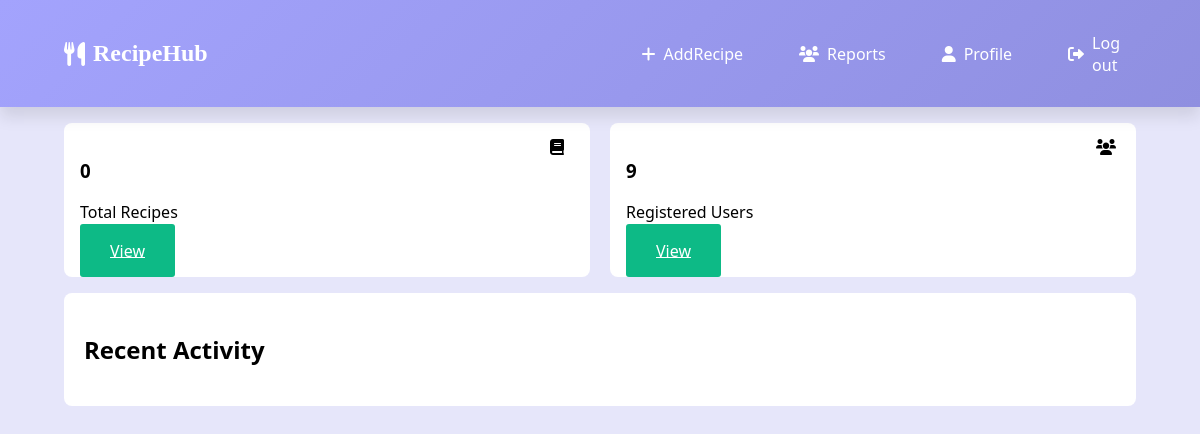
Page /dashboard/ (signed in) on the earlier database version.
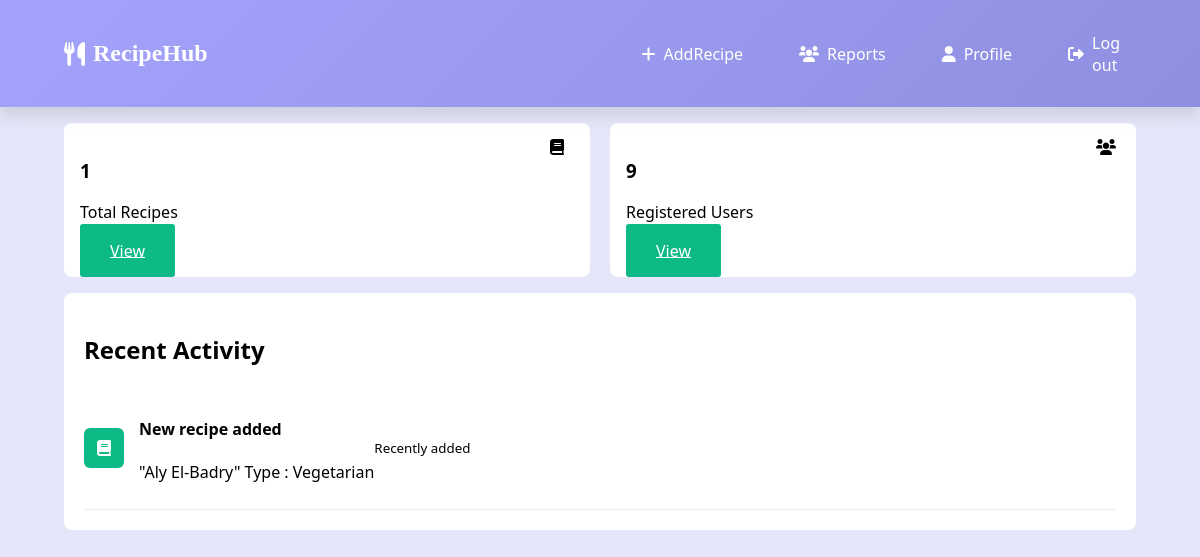
Same page on the later database version.
### recipe/models.py (models this page shows, shortened)
class Recipe(models.Model):
    COURSE_TYPE_CHOICES = [
        ('appetizer', 'Appetizer'),
        ('main course', 'Main Course'),
        ('dessert', 'Dessert'),
        ('snack', 'Snack'),
    ]
    FOOD_TYPE_CHOICES = [
        ('Italian','Italian'),
        ('SeaFood', 'SeaFood'),
        ('Meat', 'Meat'),
        ('Vegetarian', 'Vegetarian'),
        ('Desserts', 'Desserts'),
    ]
    name = models.CharField(max_length=200)
    image = models.URLField()
    course_type = models.CharField(max_length=20, choices=COURSE_TYPE_CHOICES)
    time = models.IntegerField(help_text="Cooking time in minutes")
    food_type = models.CharField(max_length=20, choices=FOOD_TYPE_CHOICES)
    ingredients = JSONField(default=list)
    quantity = JSONField(default=list)
    steps = JSONField(default=list)
    class Meta:
        ordering = ['-id']

### Interface/views.py (the view)
# urls.py: path('dashboard/', views.dashboard, name="dashboard"),
def dashboard(request):
    if request.user.is_authenticated:
        if request.user.account_type == 1:
            recipes = Recipe.objects.all()
            Users = User.objects.all()
            recent_recipes = Recipe.objects.all().order_by('-id')[:3]  # Get the 3 most recent recipes
            data = {
                "recipes": recipes.count(),
                "users": Users.count(),
                "recent_recipes": recent_recipes,
            }
            return render(request, "admin/dashboard.html", data)
        else:
            return render(request, "user/dashboard.html")
    else:
        return redirect('login')

### templates/admin/dashboard.html (shortened to what this page needs)
<!DOCTYPE html>
{% load static %}
<html lang="en">
<head>
    <link rel="stylesheet" href="{% static 'admin_dashboard/css/dashboard.css' %}">
    <link rel="stylesheet" href="https://cdnjs.cloudflare.com/ajax/libs/font-awesome/6.0.0/css/all.min.css">
    <link rel="stylesheet" href="{% static 'components/css/navbar.css' %}">
</head>
<body>
<nav class="navbar">
    <div class="nav-container">
        <a class="navbar-brand" href="">
            <i class="fas fa-utensils"></i><p style="font-family: 'Brush Script MT', 'Brush Script Std', cursive;">RecipeHub</p>
        </a>
        <div class="nav-menu">
            <a href="{% url 'addRecipes' %}" class="nav-link"><i class="fas fa-plus"></i> AddRecipe</a>
            <a href="{% url "view_reports" %}" class="nav-link"><i class="fas fa-users"></i> Reports</a>
            <a href="{% url "profile" %}" class="nav-link"><i class="fas fa-user"></i> Profile</a>
            <a href="{% url "logout" %}" class="nav-link"><i class="fas fa-sign-out-alt"></i> Log out</a>
        </div>
    </div>
</nav>
<div class="stat">
    <div class="statCard">
        <div>
            <h3>{{ recipes }}</h3>
            <p>Total Recipes</p>
            <a href="" class="prim_greenButton">View</a>
        </div>
        <div class="statIcon"><i class="fas fa-book"></i></div>
    </div>
    <div class="statCard">
        <div>
            <h3>{{ users  }}</h3>
            <p>Registered Users</p>
            <a href="{% url 'users' %}" class="prim_greenButton">View</a>
            </div>
        <div class="statIcon"><i class="fas fa-users"></i></div>
    </div>
</div>
<div class="activityCard">
    <h2>Recent Activity</h2>
    {% for recipe in recent_recipes %}
    <div class="activity-item">
        <div class="activityIcon">
            <i class="fas fa-book"></i>
        </div>
        <div>
            <h4>New recipe added</h4>
            <p>"{{ recipe.name }}" Type : {{ recipe.food_type }}</p>
        </div>
        <small>Recently added</small>
    </div>
    {% endfor %}
</div>
</body>
</html>

### static/admin_dashboard/css/dashboard.css (style rules this page uses)
* { font-family: 'Segoe UI', Tahoma, Geneva, Verdana, sans-serif; box-sizing: border-box; }
body { background: #e6e6fa; margin: 0; width: 100%; }
.prim_greenButton { padding: 15.5px 30px; background: #0dba86; color: white; border: none; border-radius: 3px; cursor: pointer; }
.stat { display: grid; grid-template-columns: repeat(auto-fit, minmax(200px, 1fr)); gap: 20px; margin-top: 1rem; margin-bottom: 1rem; padding: 0rem 4rem; }
.statCard { background: white; padding: 1rem; border-radius: 8px; display: flex; justify-content: space-between; }
.statIcon { display: flex; width: 24px; height: 24px; }
.activityCard { background: white; padding: 20px; border-radius: 8px; margin: 0rem 4rem 1.5rem; overflow-x: auto; }
.activity-item { display: flex; padding: 10px 0; border-bottom: 1px solid #eee; align-items: center; flex-wrap: wrap; }
.activityIcon { width: 40px; height: 40px; border-radius: 6px; background: #0dba86; color: white; display: flex; align-items: center; justify-content: center; margin-right: 15px; flex-shrink: 0; }
.navbar { background-color: white; box-shadow: 0 2px 4px rgba(0,0,0,0.1); padding: 1rem 2rem; }
.nav-container { display: flex; justify-content: space-between; align-items: center; max-width: 1200px; margin: 0 auto; }
.navbar-brand { display: flex; align-items: center; text-decoration: none; color: #333; font-size: 1.5rem; gap: 10px; }
.nav-menu { display: flex; align-items: center; gap: 20px; }
.nav-link { text-decoration: none; color: #333; display: flex; align-items: center; gap: 5px; }

### static/components/css/navbar.css (style rules this page uses)
:root { --primary-color: #a3a3fd; --secondary-color: #f5f2f9; --accent-color: #8f8fe0; --text-dark: #2d3436; --text-light: #636e72; --white: #ffffff; --shadow-sm: 0 2px 4px rgba(0,0,0,0.1); --shadow-md: 0 4px 6px rgba(0,0,0,0.1); --shadow-lg: 0 10px 15px rgba(0,0,0,0.1); --transition-fast: 0.2s ease; --transition-normal: 0.3s ease; --transition-slow: 0.5s ease; --gradient-primary: linear-gradient(135deg, #a3a3fd 0%, #8f8fe0 100%); --gradient-secondary: linear-gradient(135deg, #f5f2f9 0%, #e6e3f0 100%); --gradient-accent: linear-gradient(135deg, #8f8fe0 0%, #7a7ac7 100%); }
.navbar { background: var(--gradient-primary); padding: 1rem; box-shadow: var(--shadow-lg); position: sticky; top: 0; z-index: 1000; }
.nav-container { max-width: 100%; margin: 0 auto; display: flex; justify-content: space-between; align-items: center; padding: 0 3rem; }
.navbar-brand { color: var(--white); font-size: 1.5rem; font-weight: bold; text-decoration: none; display: flex; align-items: center; gap: 0.5rem; transition: var(--transition-fast); flex: 3; }
.nav-menu { display: flex; gap: 1.5rem; align-items: center; flex: 2; }
.nav-link { color: var(--white); text-decoration: none; padding: 0.5rem 1rem; border-radius: 4px; transition: var(--transition-fast); display: flex; align-items: center; gap: 0.5rem; width: fit-content; }

Differences in the rows shown:
added Recipe: name "Aly El-Badry", food_type "Vegetarian"
Other differences:
{{ recipes }}: "0" → "1"
